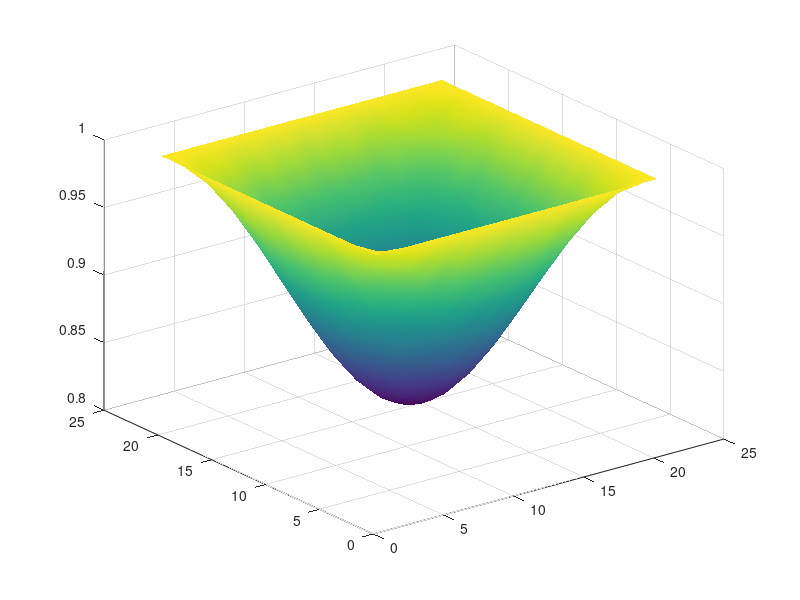

MATLAB code for this plot: (Note: this script raises an error after producing the figure.)
% Auto-generated MATLAB script
field = [ ...
    1.00000000E+00   1.00000000E+00   1.00000000E+00   1.00000000E+00   1.00000000E+00   1.00000000E+00   1.00000000E+00   1.00000000E+00   1.00000000E+00   1.00000000E+00   1.00000000E+00   1.00000000E+00   1.00000000E+00   1.00000000E+00   1.00000000E+00   1.00000000E+00   1.00000000E+00   1.00000000E+00   1.00000000E+00   1.00000000E+00   1.00000000E+00; ...
    1.00000000E+00   9.95749891E-01   9.91605163E-01   9.87666070E-01   9.84032750E-01   9.80790377E-01   9.78024006E-01   9.75795567E-01   9.74166691E-01   9.73169923E-01   9.72837687E-01   9.73169923E-01   9.74166691E-01   9.75795567E-01   9.78024006E-01   9.80790377E-01   9.84032750E-01   9.87666070E-01   9.91605163E-01   9.95749891E-01   1.00000000E+00; ...
    1.00000000E+00   9.91605163E-01   9.83415961E-01   9.75638032E-01   9.68456626E-01   9.62057054E-01   9.56586361E-01   9.52191293E-01   9.48966146E-01   9.47005153E-01   9.46340680E-01   9.47005153E-01   9.48966146E-01   9.52191293E-01   9.56586361E-01   9.62057054E-01   9.68456626E-01   9.75638032E-01   9.83415961E-01   9.91605163E-01   1.00000000E+00; ...
    1.00000000E+00   9.87666070E-01   9.75638032E-01   9.64206576E-01   9.53662574E-01   9.44253027E-01   9.36225057E-01   9.29757953E-01   9.25031066E-01   9.22138333E-01   9.21174169E-01   9.22138333E-01   9.25031066E-01   9.29757953E-01   9.36225057E-01   9.44253027E-01   9.53662574E-01   9.64206576E-01   9.75638032E-01   9.87666070E-01   1.00000000E+00; ...
    1.00000000E+00   9.84032750E-01   9.68456626E-01   9.53662574E-01   9.40003276E-01   9.27831054E-01   9.17425513E-01   9.09066081E-01   9.02931690E-01   8.99201810E-01   8.97937894E-01   8.99201810E-01   9.02931690E-01   9.09066081E-01   9.17425513E-01   9.27831054E-01   9.40003276E-01   9.53662574E-01   9.68456626E-01   9.84032750E-01   1.00000000E+00; ...
    1.00000000E+00   9.80790377E-01   9.62057054E-01   9.44253027E-01   9.27831054E-01   9.13176060E-01   9.00672793E-01   8.90600502E-01   8.83238435E-01   8.78733158E-01   8.77231479E-01   8.78733158E-01   8.83238435E-01   8.90600502E-01   9.00672793E-01   9.13176060E-01   9.27831054E-01   9.44253027E-01   9.62057054E-01   9.80790377E-01   1.00000000E+00; ...
    1.00000000E+00   9.78024006E-01   9.56586361E-01   9.36225057E-01   9.17425513E-01   9.00672793E-01   8.86351526E-01   8.74846220E-01   8.66403461E-01   8.61269951E-01   8.59530330E-01   8.61269951E-01   8.66403461E-01   8.74846220E-01   8.86351526E-01   9.00672793E-01   9.17425513E-01   9.36225057E-01   9.56586361E-01   9.78024006E-01   1.00000000E+00; ...
    1.00000000E+00   9.75795567E-01   9.52191293E-01   9.29757953E-01   9.09066081E-01   8.90600502E-01   8.74846220E-01   8.62154961E-01   8.52878690E-01   8.47201943E-01   8.45309794E-01   8.47201943E-01   8.52878690E-01   8.62154961E-01   8.74846220E-01   8.90600502E-01   9.09066081E-01   9.29757953E-01   9.52191293E-01   9.75795567E-01   1.00000000E+00; ...
    1.00000000E+00   9.74166691E-01   9.48966146E-01   9.25031066E-01   9.02931690E-01   8.83238435E-01   8.66403461E-01   8.52878690E-01   8.42953980E-01   8.36919427E-01   8.34874511E-01   8.36919427E-01   8.42953980E-01   8.52878690E-01   8.66403461E-01   8.83238435E-01   9.02931690E-01   9.25031066E-01   9.48966146E-01   9.74166691E-01   1.00000000E+00; ...
    1.00000000E+00   9.73169923E-01   9.47005153E-01   9.22138333E-01   8.99201810E-01   8.78733158E-01   8.61269951E-01   8.47201943E-01   8.36919427E-01   8.30626905E-01   8.28529477E-01   8.30626905E-01   8.36919427E-01   8.47201943E-01   8.61269951E-01   8.78733158E-01   8.99201810E-01   9.22138333E-01   9.47005153E-01   9.73169923E-01   1.00000000E+00; ...
    1.00000000E+00   9.72837687E-01   9.46340680E-01   9.21174169E-01   8.97937894E-01   8.77231479E-01   8.59530330E-01   8.45309794E-01   8.34874511E-01   8.28529477E-01   8.26379418E-01   8.28529477E-01   8.34874511E-01   8.45309794E-01   8.59530330E-01   8.77231479E-01   8.97937894E-01   9.21174169E-01   9.46340680E-01   9.72837687E-01   1.00000000E+00; ...
    1.00000000E+00   9.73169923E-01   9.47005153E-01   9.22138333E-01   8.99201810E-01   8.78733158E-01   8.61269951E-01   8.47201943E-01   8.36919427E-01   8.30626905E-01   8.28529477E-01   8.30626905E-01   8.36919427E-01   8.47201943E-01   8.61269951E-01   8.78733158E-01   8.99201810E-01   9.22138333E-01   9.47005153E-01   9.73169923E-01   1.00000000E+00; ...
    1.00000000E+00   9.74166691E-01   9.48966146E-01   9.25031066E-01   9.02931690E-01   8.83238435E-01   8.66403461E-01   8.52878690E-01   8.42953980E-01   8.36919427E-01   8.34874511E-01   8.36919427E-01   8.42953980E-01   8.52878690E-01   8.66403461E-01   8.83238435E-01   9.02931690E-01   9.25031066E-01   9.48966146E-01   9.74166691E-01   1.00000000E+00; ...
    1.00000000E+00   9.75795567E-01   9.52191293E-01   9.29757953E-01   9.09066081E-01   8.90600502E-01   8.74846220E-01   8.62154961E-01   8.52878690E-01   8.47201943E-01   8.45309794E-01   8.47201943E-01   8.52878690E-01   8.62154961E-01   8.74846220E-01   8.90600502E-01   9.09066081E-01   9.29757953E-01   9.52191293E-01   9.75795567E-01   1.00000000E+00; ...
    1.00000000E+00   9.78024006E-01   9.56586361E-01   9.36225057E-01   9.17425513E-01   9.00672793E-01   8.86351526E-01   8.74846220E-01   8.66403461E-01   8.61269951E-01   8.59530330E-01   8.61269951E-01   8.66403461E-01   8.74846220E-01   8.86351526E-01   9.00672793E-01   9.17425513E-01   9.36225057E-01   9.56586361E-01   9.78024006E-01   1.00000000E+00; ...
    1.00000000E+00   9.80790377E-01   9.62057054E-01   9.44253027E-01   9.27831054E-01   9.13176060E-01   9.00672793E-01   8.90600502E-01   8.83238435E-01   8.78733158E-01   8.77231479E-01   8.78733158E-01   8.83238435E-01   8.90600502E-01   9.00672793E-01   9.13176060E-01   9.27831054E-01   9.44253027E-01   9.62057054E-01   9.80790377E-01   1.00000000E+00; ...
    1.00000000E+00   9.84032750E-01   9.68456626E-01   9.53662574E-01   9.40003276E-01   9.27831054E-01   9.17425513E-01   9.09066081E-01   9.02931690E-01   8.99201810E-01   8.97937894E-01   8.99201810E-01   9.02931690E-01   9.09066081E-01   9.17425513E-01   9.27831054E-01   9.40003276E-01   9.53662574E-01   9.68456626E-01   9.84032750E-01   1.00000000E+00; ...
    1.00000000E+00   9.87666070E-01   9.75638032E-01   9.64206576E-01   9.53662574E-01   9.44253027E-01   9.36225057E-01   9.29757953E-01   9.25031066E-01   9.22138333E-01   9.21174169E-01   9.22138333E-01   9.25031066E-01   9.29757953E-01   9.36225057E-01   9.44253027E-01   9.53662574E-01   9.64206576E-01   9.75638032E-01   9.87666070E-01   1.00000000E+00; ...
    1.00000000E+00   9.91605163E-01   9.83415961E-01   9.75638032E-01   9.68456626E-01   9.62057054E-01   9.56586361E-01   9.52191293E-01   9.48966146E-01   9.47005153E-01   9.46340680E-01   9.47005153E-01   9.48966146E-01   9.52191293E-01   9.56586361E-01   9.62057054E-01   9.68456626E-01   9.75638032E-01   9.83415961E-01   9.91605163E-01   1.00000000E+00; ...
    1.00000000E+00   9.95749891E-01   9.91605163E-01   9.87666070E-01   9.84032750E-01   9.80790377E-01   9.78024006E-01   9.75795567E-01   9.74166691E-01   9.73169923E-01   9.72837687E-01   9.73169923E-01   9.74166691E-01   9.75795567E-01   9.78024006E-01   9.80790377E-01   9.84032750E-01   9.87666070E-01   9.91605163E-01   9.95749891E-01   1.00000000E+00; ...
    1.00000000E+00   1.00000000E+00   1.00000000E+00   1.00000000E+00   1.00000000E+00   1.00000000E+00   1.00000000E+00   1.00000000E+00   1.00000000E+00   1.00000000E+00   1.00000000E+00   1.00000000E+00   1.00000000E+00   1.00000000E+00   1.00000000E+00   1.00000000E+00   1.00000000E+00   1.00000000E+00   1.00000000E+00   1.00000000E+00   1.00000000E+00 ];

% Surface plot (auto-generated)
[ny, nx] = size(field);
[X, Y] = meshgrid(1:nx, 1:ny);
fig = figure('Color','w');
ax = axes('Parent', fig);
h = surf(ax, X, Y, field);
shading(ax, 'interp');
colormap(ax, parula);
cb = colorbar(ax);
cb.Label.String = 'field value';
grid(ax, 'on');
box(ax, 'on');
axis(ax, 'tight');
view(ax, 45, 30);
xlabel(ax, 'i (x index)');
ylabel(ax, 'j (y index)');
zlabel(ax, 'field');
title(ax, sprintf('field (%d x %d)', ny, nx));
set(ax, 'FontSize', 12, 'LineWidth', 1);
set(h, 'EdgeColor', 'k');
drawnow;
